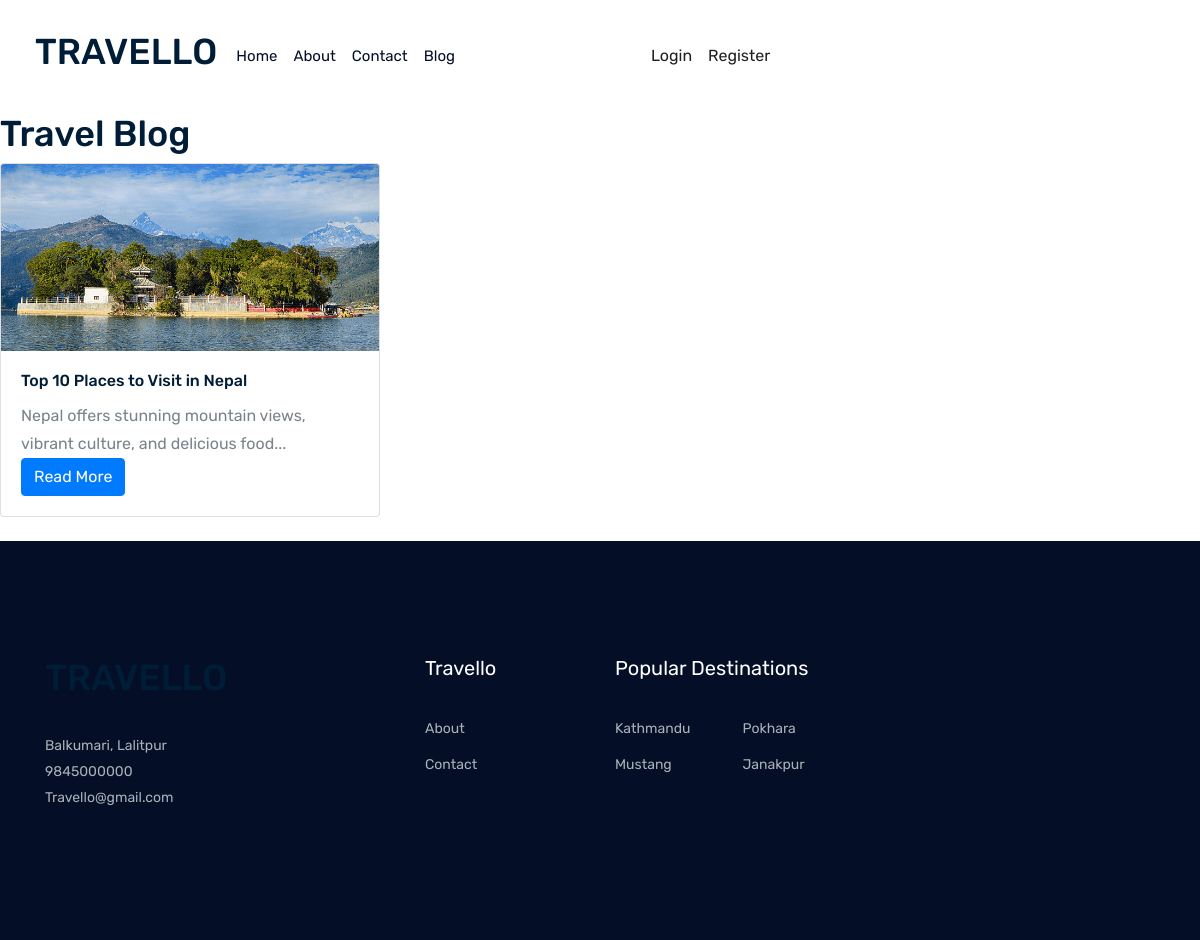
Screenshot of /blog/ with the database file from the repository.
### yatra/models.py (models this page shows, shortened)
class BlogPost(models.Model):
    title = models.CharField(max_length=200)
    slug = models.SlugField(unique=True)  # for URLs
    author = models.ForeignKey(User, on_delete=models.CASCADE)
    content = models.TextField()
    image = models.ImageField(upload_to='blog_images/', blank=True, null=True)
    created_at = models.DateTimeField(default=timezone.now)
    updated_at = models.DateTimeField(auto_now=True)
    published = models.BooleanField(default=True)
    class Meta:
        ordering = ['-created_at']

### yatra/views.py (the view)
# urls.py: path('blog/', views.blog_list, name='blog_list'),
def blog_list(request):
    posts = BlogPost.objects.filter(published=True)
    return render(request, 'blog_list.html', {'posts': posts})

### Templates/blog_list.html (shortened to what this page needs)
{% extends 'main_base.html' %}
{% block content %}
    <h1>Travel Blog</h1>
    <div class="row">
        {% for post in posts %}
            <div class="col-md-4 mb-4">
                <div class="card">
                    {% if post.image %}
                        <img src="{{ post.image.url }}" class="card-img-top" alt="{{ post.title }}">
                    {% endif %}
                    <div class="card-body">
                        <h5 class="card-title">{{ post.title }}</h5>
                        <p class="card-text">{{ post.content|truncatewords:20 }}</p>
                        <a href="{% url 'blog_detail' post.slug %}" class="btn btn-primary">Read More</a>
                    </div>
                </div>
            </div>
        {% empty %}
            <p>No blog posts found.</p>
        {% endfor %}
    </div>
{% endblock %}

### rows the page displays
BlogPost: image (picture), title "Top 10 Places to Visit in Nepal", content "Nepal offers stunning mountain views, vibrant culture, and delicious food..."
